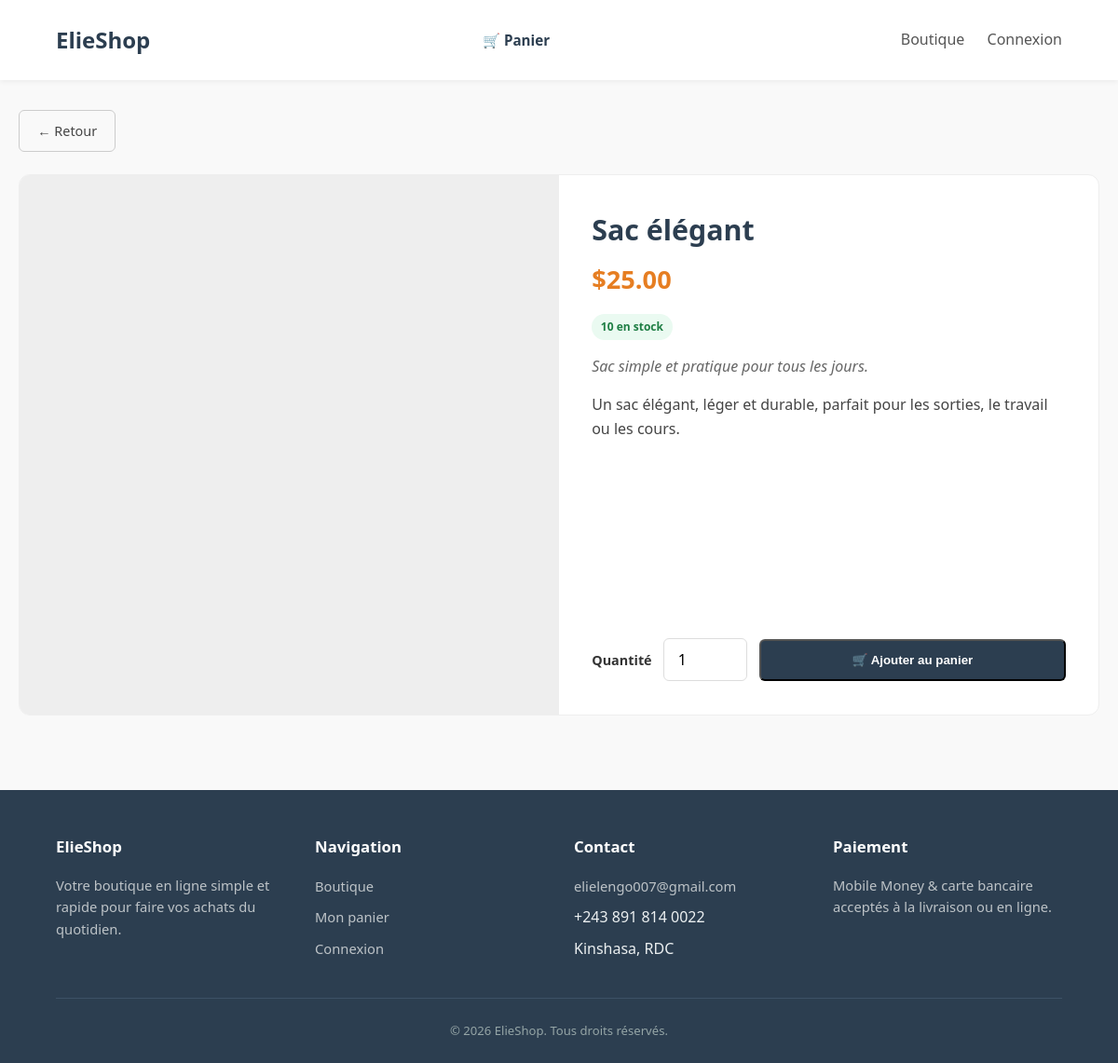
Screenshot of /product.php?id=1 with the database file from the repository.
### tables this page shows
CREATE TABLE IF NOT EXISTS products (
    id INT AUTO_INCREMENT PRIMARY KEY,
    name VARCHAR(150) NOT NULL,
    price DECIMAL(10,2) NOT NULL DEFAULT 0,
    category VARCHAR(100) DEFAULT NULL,
    short_description VARCHAR(255) DEFAULT NULL,
    description TEXT DEFAULT NULL,
    image VARCHAR(255) DEFAULT NULL,
    stock INT NOT NULL DEFAULT 10,
    created_at TIMESTAMP DEFAULT CURRENT_TIMESTAMP
);

### product.php (the view, shortened to what this page needs)
<?php
require_once __DIR__ . '/config/db.php';
$id = isset($_GET['id']) ? (int)$_GET['id'] : 0;
$stmt = $pdo->prepare('SELECT * FROM products WHERE id = ?');
$stmt->execute([$id]);
$product = $stmt->fetch();
?>
<?php
$inStock = (int)$product['stock'] > 0;
?>
<!DOCTYPE html>
<html lang="fr">
<head>
    <link rel="stylesheet" href="assets/css/style.css">
</head>
<body>
    <?php require __DIR__ . '/includes/site_header.php'; ?>
    <main class="container">
        <a href="index.php" class="back-btn">← Retour</a>
        <div class="product-detail">
            <div class="pd-image">
            </div>
            <div class="pd-info">
                <h1><?= htmlspecialchars($product['name']) ?></h1>
                <div class="pd-price">$<?= number_format((float)$product['price'], 2) ?></div>
                <?php if ($inStock): ?>
                    <span class="badge badge-success" style="margin-bottom:1rem; width:fit-content;"><?= (int)$product['stock'] ?> en stock</span>
                <?php else: ?>
                    <span class="badge badge-danger" style="margin-bottom:1rem; width:fit-content;">Rupture de stock</span>
                <?php endif; ?>
                <p class="pd-short"><?= htmlspecialchars($product['short_description'] ?? '') ?></p>
                <p class="pd-desc"><?= nl2br(htmlspecialchars($product['description'] ?? '')) ?></p>
                <?php if ($inStock): ?>
                    <form method="POST" action="add_to_cart.php" class="add-to-cart-form">
                        <label for="quantity" style="font-weight:600; font-size:0.9rem;">Quantité</label>
                        <input class="form-control" type="number" id="quantity" name="quantity"
                            value="1" min="1" max="<?= (int)$product['stock'] ?>" style="width:90px;">
                        <button type="submit" class="btn">🛒 Ajouter au panier</button>
                    </form>
                <?php else: ?>
                    <button class="btn" disabled>Indisponible</button>
                <?php endif; ?>
            </div>
        </div>
    </main>
    <?php include __DIR__ . '/includes/site_footer.php'; ?>
</body>
</html>

### assets/css/style.css (style rules this page uses)
* { margin: 0; padding: 0; box-sizing: border-box; }
body { font-family: 'Segoe UI', Roboto, Helvetica, Arial, sans-serif; line-height: 1.6; color: #333; background-color: #f9f9f9; }
.container { max-width: 1200px; margin: 0 auto; padding: 0 20px; }
.btn { display: block; text-align: center; padding: 0.8rem; background: #2c3e50; color: #fff; text-decoration: none; border-radius: 6px; font-weight: bold; transition: background 0.3s; }
a { color: #2c3e50; }
main.container { min-height: 60vh; padding-top: 2rem; padding-bottom: 2rem; }
.form-control { width: 100%; padding: 0.7rem 0.9rem; border: 1px solid #ddd; border-radius: 6px; font-size: 1rem; font-family: inherit; background: #fff; }
.badge { display: inline-block; padding: 0.25rem 0.6rem; border-radius: 20px; font-size: 0.75rem; font-weight: 600; }
.badge-success { background: #eafaf1; color: #1e7e44; }
.product-detail { background: #fff; border: 1px solid #eee; border-radius: 12px; display: flex; flex-wrap: wrap; overflow: hidden; }
.product-detail .pd-image { flex: 1 1 320px; aspect-ratio: 1/1; background: #eee; }
.product-detail .pd-info { flex: 1 1 320px; padding: 2.2rem; display: flex; flex-direction: column; }
.product-detail .pd-info h1 { font-size: 1.9rem; color: #2c3e50; margin-bottom: 0.4rem; }
.product-detail .pd-price { font-size: 1.7rem; font-weight: bold; color: #e67e22; margin-bottom: 1rem; }
.product-detail .pd-short { font-style: italic; color: #666; margin-bottom: 1rem; }
.product-detail .pd-desc { color: #444; margin-bottom: 1.5rem; flex-grow: 1; }
.back-btn { display: inline-block; margin-bottom: 1.5rem; padding: 0.6rem 1.2rem; border: 1px solid #ccc; border-radius: 6px; text-decoration: none; color: #444; font-size: 0.9rem; }
.add-to-cart-form { display: flex; align-items: center; gap: 0.8rem; flex-wrap: wrap; margin-top: 0.5rem; }
.add-to-cart-form input[type="number"] { width: 90px; }
.add-to-cart-form .btn { width: auto; flex: 1 1 180px; }

### rows the page displays
products: name "Sac élégant", price "25.00", stock "10", short_description "Sac simple et pratique pour tous les jours.", description "Un sac élégant, léger et durable, parfait pour les sorties, le travail ou les cours."
